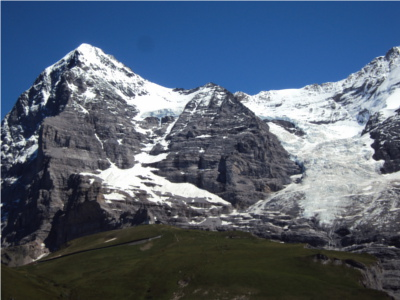
#> input picture project/计算机视觉基础 - 关于关键点检测的三个项目/ImageStitching/images/Hill/1Hill.jpg, 400 x 300 px
$ python ImageStitching.py
#> lines starting #> are read from the running program, lines starting #| are printed output that depends on the picture
#> further down, img1 is the input picture: shape (300, 400, 3); mean B, G, R 113.4, 95.7, 82.9
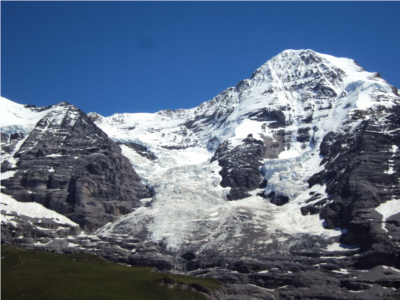
#> input picture project/计算机视觉基础 - 关于关键点检测的三个项目/ImageStitching/images/Hill/2Hill.jpg, 400 x 300 px
#> further down, img2 is the input picture: shape (300, 400, 3); mean B, G, R 131, 108.6, 93
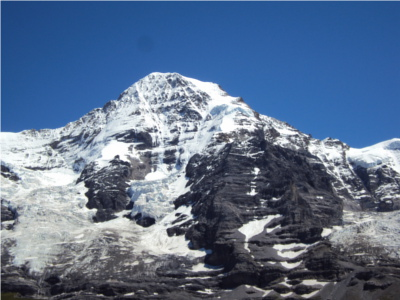
#> input picture project/计算机视觉基础 - 关于关键点检测的三个项目/ImageStitching/images/Hill/3Hill.jpg, 400 x 300 px
#> further down, img3 is the input picture: shape (300, 400, 3); mean B, G, R 142.2, 113.3, 93.1
#!/usr/bin/env python
# -*- coding: utf-8 -*-
# @Time : 2019/10/25 13:17
# @Author : Micky
# @Desc : 图像拼接
# @File : ImageStitching.py
# @Software: PyCharm

import cv2 as cv
import numpy as np
import matplotlib.pyplot as plt
import time

def merge_images(img1, img2):
    # 初始化SIFT检测子
    sift = cv.xfeatures2d.SIFT_create()

    kp1, des1 = sift.detectAndCompute(img1, None)
#> kp1 = 1257 keypoints; strongest (x, y, size): (46, 95, 5.4), (34, 138, 4.3), (72, 87, 5.5), (144, 165, 3.5)

    kp2, des2 = sift.detectAndCompute(img2, None)
#> kp2 = 1491 keypoints; strongest (x, y, size): (391, 171, 4.1), (394, 148, 4.2), (311, 193, 2.4), (281, 200, 9.1)

    # 检测关键点:
    img1_sift_keypoints = img1.copy()
    img2_sift_keypoints = img2.copy()
    img1_sift_keypoints = cv.drawKeypoints(img1, kp1, img1_sift_keypoints,
                                           flags=cv.DRAW_MATCHES_FLAGS_DRAW_RICH_KEYPOINTS)
    img2_sift_keypoints = cv.drawKeypoints(img2, kp2, img2_sift_keypoints,
                                           flags=cv.DRAW_MATCHES_FLAGS_DRAW_RICH_KEYPOINTS)

    # BFMatcher 使用默认参数进行匹配

    bf = cv.BFMatcher()
    matches = bf.knnMatch(des1, des2, k=2)
#> matches = 1257 matches

    # 应用ratio检测，如果两个最相邻之间的距离之差足够大，那么就确认为是一个好的匹配点
    good = []
    for m, n in matches:
        if m.distance < 0.5 * n.distance:
            good.append([m])
#> after the loop, good = 493 matches

    point1 = []
    point2 = []
    for each in good:
        point1.append(kp1[each[0].queryIdx].pt)
        point2.append(kp2[each[0].trainIdx].pt)
#> after the loop, point1 = 493 pairs, first value 157 to 393.4, second value 58.05 to 267.8; point2 = 493 pairs, first value 6.47 to 239.9, second value 89.32 to 292.4

    point1 = np.array(point1)
    point2 = np.array(point2)

    # 判断哪张图片在左边，如果位置相反，那么就交换两者
    num1 = 0
    num2 = 0
    flag = img1.shape[1] / 2
#> flag = 200
    for each in point1:
        if each[0] > flag:
            num1 += 1
        else:
            num2 += 1
#> this loop made 493 passes
#> each on passes 1 to 12: [157, 112.9], [161.5, 175.1], [164, 195.4], [164.7, 144], [164.7, 144], [165.3, 109.6], [165.7, 119.7], [165.7, 205.2], [167.5, 181.7], [168, 137.9], [168.2, 114.5], [168.6, 173.5]
#> after the loop, num1 = 418; num2 = 75
    if num1 < num2:
        temp = img1
        img1 = img2
        img2 = temp
        temp = point1
        point1 = point2
        point2 = temp
    else:
        pass

    # 使用findHomography函数来求单应举证
    H, mask = cv.findHomography(point2, point1, cv.RANSAC)
#> H = [[0.885, 0.0596, 144.6], [-0.0912, 0.977, -11.83], [-0.000316, 5.59e-05, 1]]; mask = 493 values from 1 to 1

    # 计算最终拼接图片的大小
    img2_leftup = [0, 0, 1]
    img2_leftdown = [0, img2.shape[0] - 1, 1]
#> img2_leftdown = [0, 299, 1]
    img2_rightup = [img2.shape[1] - 1, 0, 1]
#> img2_rightup = [399, 0, 1]
    img2_rightdown = [img2.shape[1] - 1, img2.shape[0] - 1, 1]
#> img2_rightdown = [399, 299, 1]
    x1 = np.dot(img2_leftup, H[0])
#> x1 = 144.6
    x2 = np.dot(img2_leftdown, H[0])
#> x2 = 162.5
    x3 = np.dot(img2_rightup, H[0])
#> x3 = 497.9
    x4 = np.dot(img2_rightdown, H[0])
#> x4 = 515.7
    y1 = np.dot(img2_leftup, H[1])
#> y1 = -11.83
    y2 = np.dot(img2_leftdown, H[1])
#> y2 = 280.4
    y3 = np.dot(img2_rightup, H[1])
#> y3 = -48.22
    y4 = np.dot(img2_rightdown, H[1])
#> y4 = 244

    # 选择最终输出图片的尺寸
    y_out = int(max(y2, y4, img1.shape[0] - 1))
#> y_out = 299
    x_out = int(max(x3, x4))
#> x_out = 515

    # 对右边的图片进行变换，得到变换后的图像
    img_out = cv.warpPerspective(img2, H, (x_out, y_out))

    # 将变换后的图片和左边的图片拼接
    for i in range(img_out.shape[0]):
        x_temple = x1 + (x2 - x1) / (y2 - y1) * (i - y1)
        for j in range(img_out.shape[1]):
            if j < x_temple:
                if i < img1.shape[0] - 1 and j < img1.shape[1] - 1:
                    img_out[i, j] = img1[i, j]
                else:
                    img_out[i, j] = img_out[i, j]
            elif j > img1.shape[1] - 1:
                img_out[i, j] = img_out[i, j]
            else:
                if i < img1.shape[0] - 1:
                    img_out[i, j] = (img1.shape[1] - 1 - j) / (img1.shape[1] - 1 - x_temple) * img1[i, j] + (
                                                                                                            j - x_temple) / (
                                                                                                            img1.shape[
                                                                                                                1] - 1 - x_temple) * \
                                                                                                            img_out[
                                                                                                                i, j]
                else:
                    img_out[i, j] = img_out[i, j]
#> this loop made 299 passes
#> x_temple on passes 1 to 3: 145.3, 145.4, 145.5
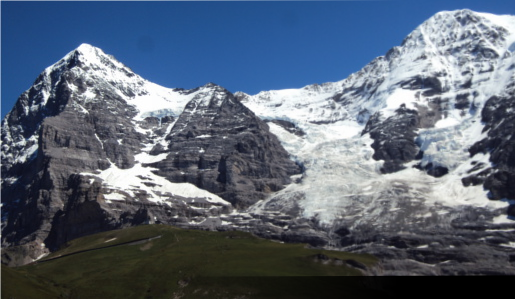
#> img_out: shape (299, 515, 3); mean B, G, R 117.6, 101.1, 89.6

    return img_out

if __name__ == '__main__':
    # 读入图像
    img1 = cv.imread('./images/Hill/1Hill.jpg')
    img2 = cv.imread('./images/Hill/2Hill.jpg')
    img3 = cv.imread('./images/Hill/3Hill.jpg')
    # img1 = cv.imread('./images/bg/3-left.jpg')
    # img2 = cv.imread('./images/bg/3-right.jpg')

    # 调用函数，输出图片
    img = merge_images(merge_images(img1, img2),img3)
#> in merge_images (call 2), `kp1, des1 = sift.detectAndCompute(img1, None)`: kp1 = 1968 keypoints; strongest (x, y, size): (46, 95, 5.4), (34, 138, 4.3), (72, 87, 5.5), (144, 165, 3.5)
#> in merge_images (call 2), `kp2, des2 = sift.detectAndCompute(img2, None)`: kp2 = 1408 keypoints; strongest (x, y, size): (253, 193, 3.9), (257, 170, 4), (251, 229, 12.5), (177, 214, 2.4)
#> in merge_images (call 2), `img2_sift_keypoints = cv.drawKeypoints(img2, kp2, img2_sift_keypoints,..`:
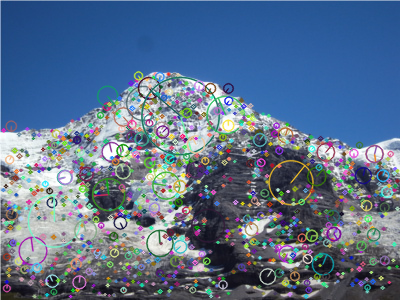
#> img2_sift_keypoints: shape (300, 400, 3); mean B, G, R 139.6, 112.9, 92.1
#> in merge_images (call 2), `matches = bf.knnMatch(des1, des2, k=2)`: matches = 1968 matches
#> after the loop in merge_images (call 2), `for m, n in matches:`: good = 499 matches
#> after the loop in merge_images (call 2), `for each in good:`: point1 = 499 pairs, first value 295.6 to 508.2, second value 12.42 to 246.8; point2 = 499 pairs, first value 8.69 to 208.2, second value 73.67 to 294.5
#> the loop in merge_images (call 2), `for each in point1:` made 499 passes
#> each on passes 1 to 12: [295.6, 156.9], [296.4, 163], [297, 137.5], [298.3, 197.8], [298.3, 105.8], [300.6, 126], [301, 160.3], [301.7, 89.6], [302.3, 148.9], [302.3, 148.9], [305.1, 140.7], [305.4, 105.3]
#> after the loop in merge_images (call 2), `for each in point1:`: num1 = 499; num2 = 0
#> in merge_images (call 2), `H, mask = cv.findHomography(point2, point1, cv.RANSAC)`: H = [[0.783, 0.0852, 276.1], [-0.132, 0.996, -41.11], [-0.000598, 9.87e-05, 1]]; mask = 499 values, max 1 at index 0, min 0 at index 200, mean 0.998
#> in merge_images (call 2), `x1 = np.dot(img2_leftup, H[0])`: x1 = 276.1
#> in merge_images (call 2), `x2 = np.dot(img2_leftdown, H[0])`: x2 = 301.6
#> in merge_images (call 2), `x3 = np.dot(img2_rightup, H[0])`: x3 = 588.5
#> in merge_images (call 2), `x4 = np.dot(img2_rightdown, H[0])`: x4 = 614
#> in merge_images (call 2), `y1 = np.dot(img2_leftup, H[1])`: y1 = -41.11
#> in merge_images (call 2), `y2 = np.dot(img2_leftdown, H[1])`: y2 = 256.7
#> in merge_images (call 2), `y3 = np.dot(img2_rightup, H[1])`: y3 = -93.89
#> in merge_images (call 2), `y4 = np.dot(img2_rightdown, H[1])`: y4 = 203.9
#> in merge_images (call 2), `y_out = int(max(y2, y4, img1.shape[0] - 1))`: y_out = 298
#> in merge_images (call 2), `x_out = int(max(x3, x4))`: x_out = 614
#> in merge_images (call 2), `img_out = cv.warpPerspective(img2, H, (x_out, y_out))`:
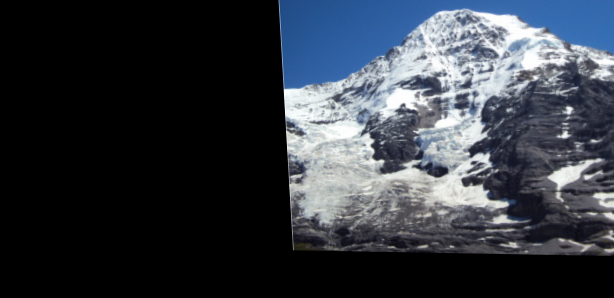
#> img_out: shape (298, 614, 3); mean B, G, R 64.3, 56.3, 51
#> the loop in merge_images (call 2), `for i in range(img_out.shape[0]):` made 298 passes
#> x_temple on passes 1 to 3: 279.6, 279.7, 279.8
#> after the loop in merge_images (call 2), `for i in range(img_out.shape[0]):`:
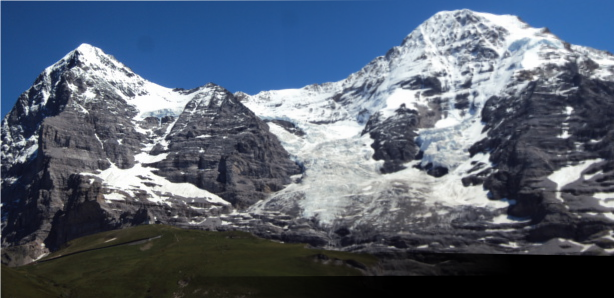
#> img_out: shape (298, 614, 3); mean B, G, R 113.7, 97.4, 86.3
    cv.imwrite('./images/results/result.png', img)


    # [8 lines of commented-out code are left out]

    i1 = plt.subplot(2, 3, 1)
    i1.set_title('Image 1')
    plt.xticks([]), plt.yticks([])
    plt.imshow(cv.cvtColor(img1, cv.COLOR_BGR2RGB))
    i2 = plt.subplot(2, 3, 2)
    i2.set_title('Image 2')
    plt.xticks([]), plt.yticks([])
    plt.imshow(cv.cvtColor(img2, cv.COLOR_BGR2RGB))
    i3 = plt.subplot(2, 3, 3)
    i3.set_title('Image 3')
    plt.xticks([]), plt.yticks([])
    plt.imshow(cv.cvtColor(img3, cv.COLOR_BGR2RGB))

    i4 = plt.subplot(2, 1, 2)
    i4.set_title('Image Stitching')
    plt.xticks([]), plt.yticks([])
    plt.imshow(cv.cvtColor(img, cv.COLOR_BGR2RGB))
    plt.show()
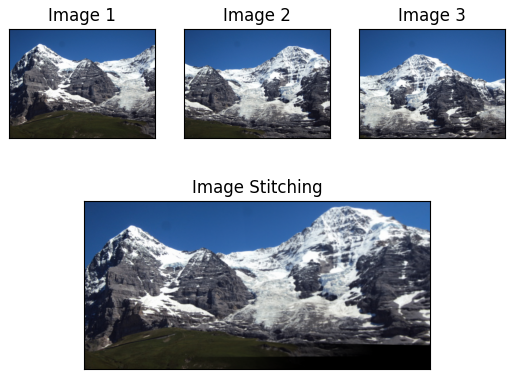
#> figure drawn by matplotlib, 4 panels
